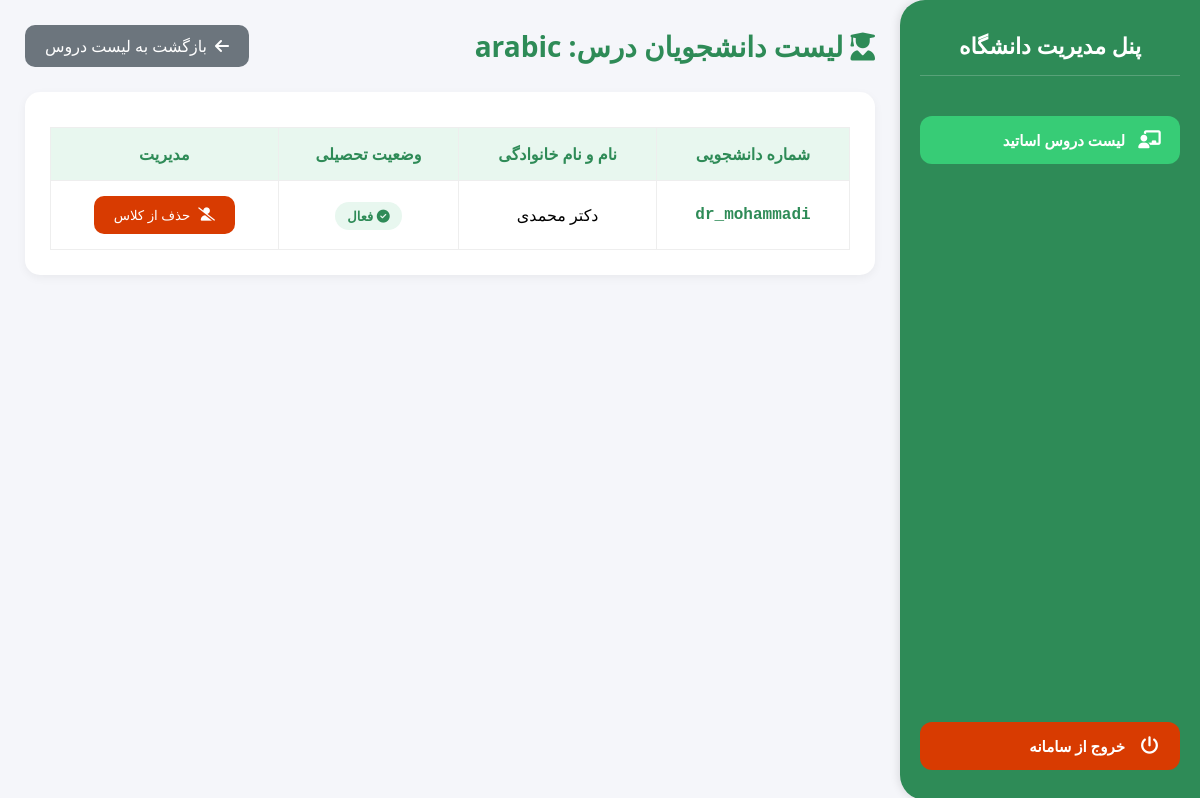
The page /professors/course/1/students/ (signed in) on the database as committed earlier.
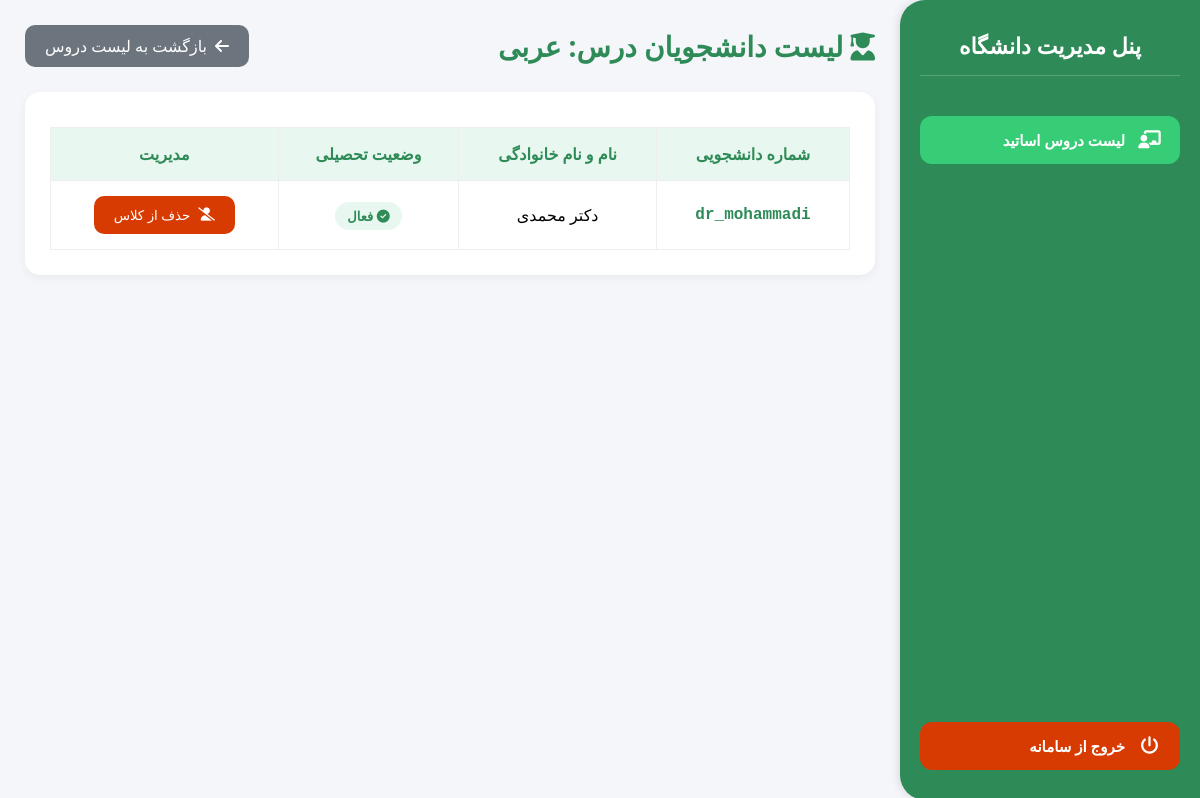
The same page on the database as committed later.
### apps/courses/models.py (models this page shows, shortened)
class Course(models.Model):
    DAYS_OF_WEEK = [
        ('1', 'شنبه'),
        ('2', 'یکشنبه'),
        ('3', 'دوشنبه'),
        ('4', 'سه‌شنبه'),
        ('5', 'چهارشنبه'),
        ('6', 'پنج‌شنبه'),
        ('7', 'جمعه'),
    ]
    name = models.CharField(max_length=100, verbose_name="نام درس")
    code = models.CharField(max_length=20, unique=True, verbose_name="کد درس")
    capacity = models.IntegerField(verbose_name="ظرفیت")
    professor = models.ForeignKey(
        User,
        on_delete=models.CASCADE,
        limit_choices_to={'is_professor': True},
        verbose_name="استاد"
    )
    day = models.CharField(
        max_length=1,
        choices=DAYS_OF_WEEK,
        default='1',
        verbose_name="روز برگزاری"
    )
    start_time = models.TimeField(verbose_name="زمان شروع")
    end_time = models.TimeField(verbose_name="زمان پایان")
    location = models.CharField(max_length=100, verbose_name="مکان برگزاری")
    prerequisites = models.ManyToManyField(
        'self',
        symmetrical=False,
        blank=True,
        verbose_name="پیش‌نیازها"
    )
    class Meta:
        verbose_name = "درس"
        verbose_name_plural = "دروس"

### apps/professors/views.py (the view)
# urls.py: path('course/<int:course_id>/students/', views.enrolled_students, name='student_list'),
def enrolled_students(request, course_id):
    course = get_object_or_404(Course, id=course_id, professor=request.user)
    enrollments = Enrollment.objects.filter(course=course, term="1402-2").order_by('student__last_name')
    return render(request, 'professors/students.html', {'enrollments': enrollments, 'course': course})

### apps/accounts/models.py (called while the page is built)
    def get_full_name(self):
        return f"{self.first_name} {self.last_name}"

### templates/professors/students.html (shortened to what this page needs)
{% extends 'base.html' %}
{% block content %}
<div style="display: flex; justify-content: space-between; align-items: center; margin-bottom: 25px;">
    <h2 style="margin: 0;">
        <i class="fa-solid fa-user-graduate"></i> لیست دانشجویان درس: {{ course.name }}
    </h2>
    <a href="{% url 'professors:my_courses' %}" class="btn-action" style="background: #6c757d; text-decoration: none;">
        <i class="fa-solid fa-arrow-left"></i> بازگشت به لیست دروس
    </a>
</div>
<div class="card-container">
    <table>
        <thead>
            <tr>
                <th>شماره دانشجویی</th>
                <th>نام و نام خانوادگی</th>
                <th>وضعیت تحصیلی</th>
                <th>مدیریت</th>
            </tr>
        </thead>
        <tbody>
            {% for enrollment in enrollments %}
            <tr>
                <td style="font-family: 'Courier New', monospace; font-weight: bold; color: #2E8B57;">
                    {{ enrollment.student.username }}
                </td>
                <td>{{ enrollment.student.get_full_name }}</td>
                <td>
                    <span style="background: #e8f7ef; color: #2E8B57; padding: 5px 12px; border-radius: 20px; font-size: 13px; font-weight: bold;">
                        <i class="fa-solid fa-check-circle"></i> فعال
                    </span>
                </td>
                <td>
                    <form action="{% url 'professors:remove_student' enrollment.id %}" method="post" style="display:inline;">
                        <button type="submit" class="btn-action btn-red" onclick="return confirm('آیا از حذف این دانشجو مطمئن هستید؟')">
                            <i class="fa-solid fa-user-slash"></i> حذف از کلاس
                        </button>
                    </form>
                </td>
            </tr>
            {% endfor %}
        </tbody>
    </table>
</div>
{% endblock %}

Rows that differ between the two databases and show on the page:
changed Course: name "arabic" → "عربی"
